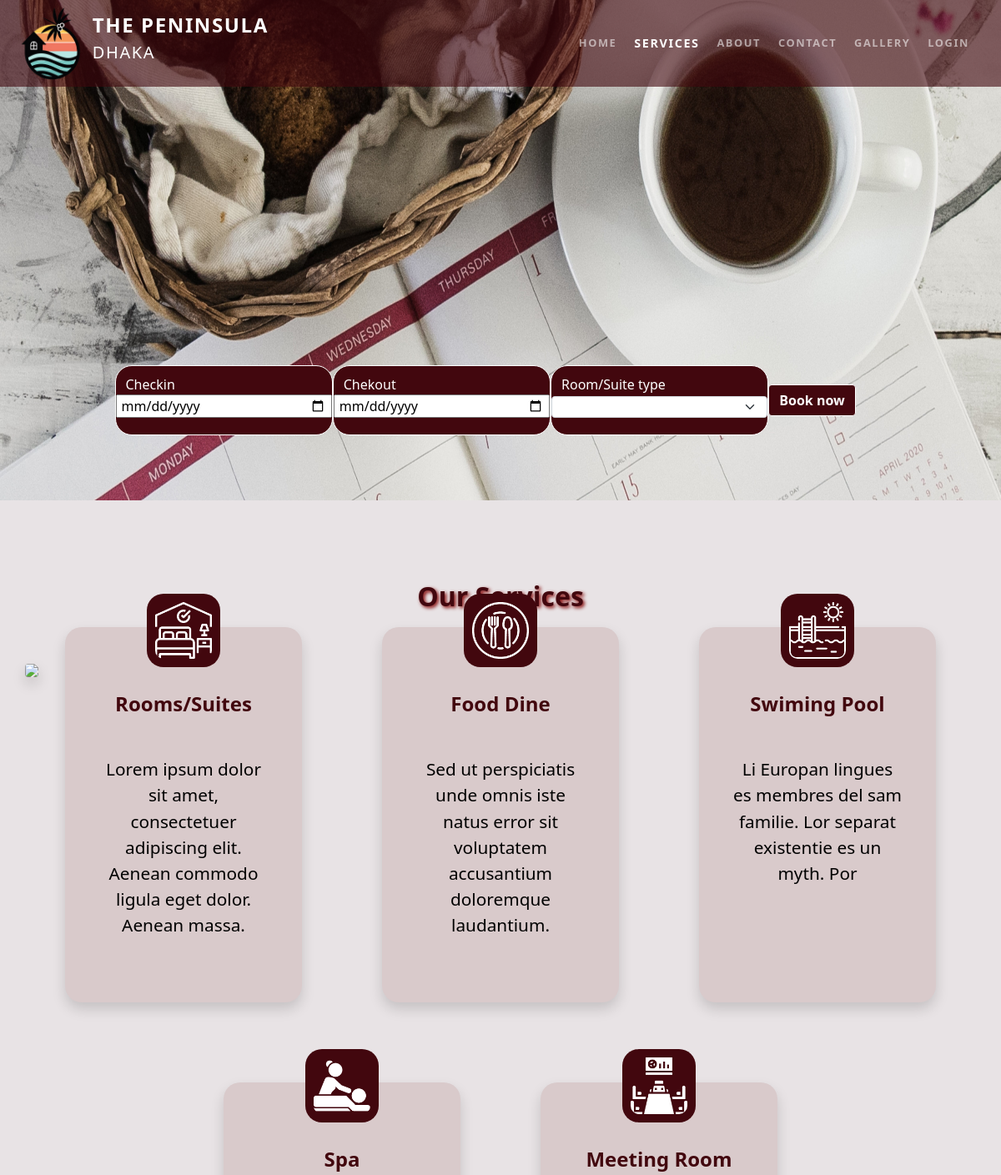
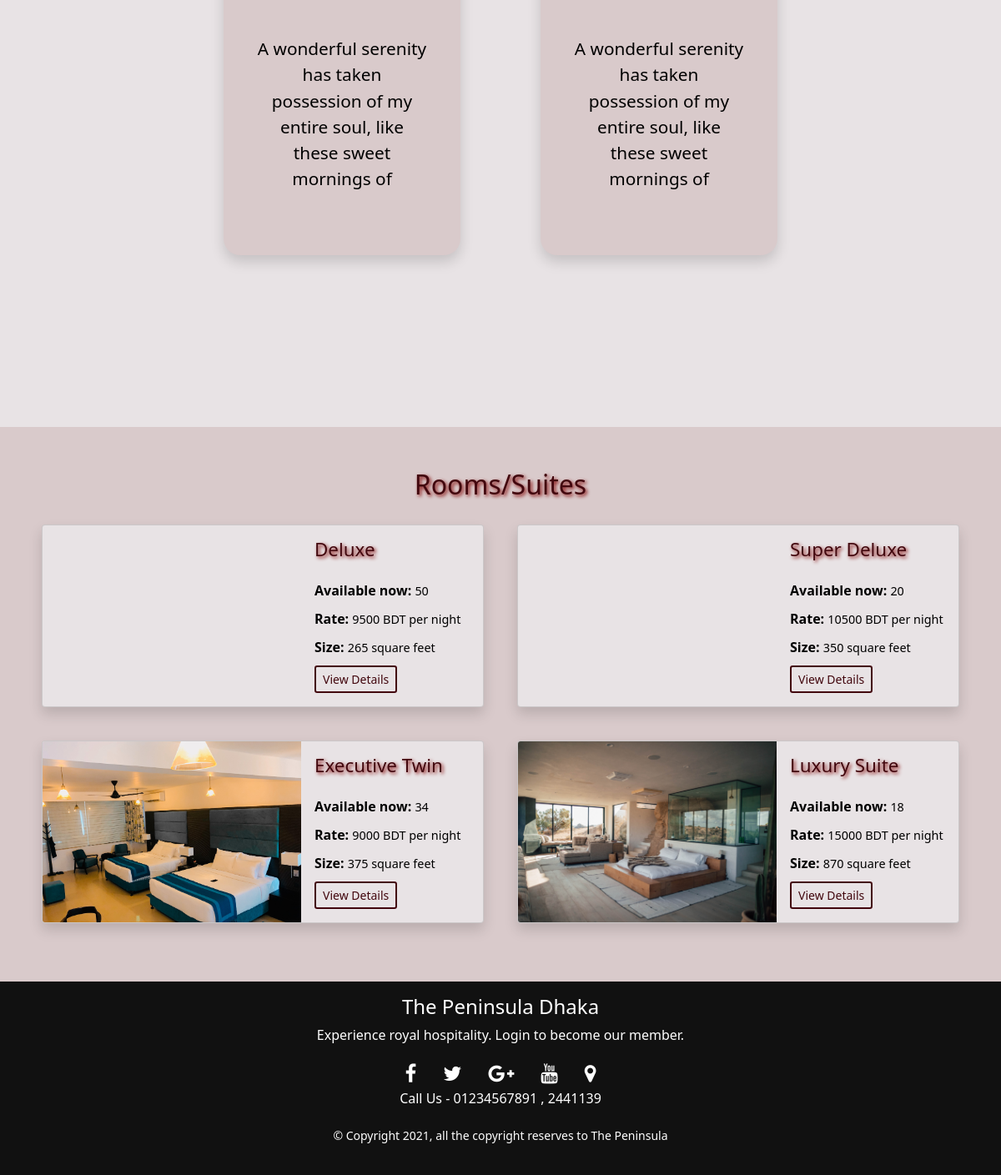
/services.php, run on the app's committed database (2 pictures, top to bottom).
### tables this page shows
CREATE TABLE `service` (
  `service_id` int(11) NOT NULL,
  `service_name` varchar(255) NOT NULL,
  `service_details` varchar(500) NOT NULL,
  `service_photo` varchar(255) NOT NULL
);

CREATE TABLE `room` (
  `id` int(11) NOT NULL,
  `room_type` varchar(100) NOT NULL,
  `available` int(11) NOT NULL,
  `size` int(11) NOT NULL COMMENT 'in square feet',
  `rate` int(11) NOT NULL COMMENT 'per night',
  `room_photo` varchar(255) DEFAULT NULL,
  `room_details` varchar(555) NOT NULL
);

### functions.php (called while the page is built, shortened)
<?php
function is_logged_in() {
    if(isset($_SESSION['user_email'])) return true;
    else return false;
}

### services.php (the view, shortened to what this page needs)
<!doctype html>
<html lang="en">
	<head>
		<?php $page='services'; include 'includes/head.php'; ?>
	</head>
	<body>
		<header>
			<?php include 'includes/navbar.php'; ?>
		</header>
		<div class="booking-img">
			<img src="images/booking.jpg" class="img-fluid background-image">
			<div class="container booking-form">
				<form action="booking.php" method="POST" >
					<div class="row schedule justify-content-center">
						<div class="col-11">
							<div class="row">
								<div class="col-xs-6 col-sm-6 col-md-3 checkin border border-white rounded-pill">
									<div class="row">
										<label for="checkin">Checkin</label>
										<input id="checkin" type="date" name="checkin" value="">
									</div>
								</div>
								<div class="col-xs-6 col-sm-6 col-md-3 checkout border border-white rounded-pill">
									<div class="row">
										<label for="checkout">Chekout</label>
										<input id="checkout"type="date" name="checkout" value="">
									</div>
								</div>
								<div class="col-xs-6 col-sm-6 col-md-3 type border border-white rounded-pill">
									<div class="row">
										<p>Room/Suite type</p>
										<select class="form-select" name="room_type" id="type" required>
										    <option selected></option>
										    <option value="Deluxe">Deluxe</option>
										  </select>
									</div>
								</div>
								<div class="col-xs-6 col-sm-6 col-md-3 booking">
									<button type="submit" class="btn btn-book ">Book now</button>
								</div>
							</div>
						</div>
					</div>
				</form>
			</div>
		</div>
		<div class="container p-0 py-5 services">
			<h2 class="text-center p-5">Our Services</h2>
			<img src="images/services.jpg" class="img-fluid shadow rounded">
			<div class="container">
				<div class="row  justify-content-center service_blocks">
					<?php
						require_once('db/connection.php');
						$query="SELECT * FROM service";
						$result= mysqli_query($link,$query);
						$num_of_rows= mysqli_num_rows($result);
						if($num_of_rows){
							while($service=mysqli_fetch_assoc($result)){
					?>
							<div class="col-12 col-md-6 col-lg-4 p-5">
								<div class="blk text-wrap w-100 shadow">
									<img class="icons img-fluid  " src="images/<?php echo $service['service_photo']; ?>" />
									<h4><?php echo $service['service_name']; ?></h4>
									<p ><?php echo $service['service_details']; ?></p>
								</div>
							</div>
					<?php
							}
						}
					?>
				</div>
			</div>
		</div>
		<div class="container-fluid room-section">
			<h2>Rooms/Suites</h2>
			<div class="container">
				<div class="row justify-content-center">
					<?php
						$query = "SELECT * FROM room";
						$result = mysqli_query($link, $query);
						$no_of_rows= mysqli_num_rows($result);
						if($no_of_rows){
							while($room= mysqli_fetch_assoc($result)){
								?>
						<div class="col-sm-10 col-md-9 col-lg-6 card-blk">
							<div class="card shadow rounded">
                                <div class="card-body p-0  room-card">
                                    <div class="row">
                                        <div class="col-md-7 card-partition"
                                        	 style="background-image: url('images/<?php echo $room['room_photo']; ?>');"></div>
                                        <div class="col-md-5 p-3">
                                            <h5 class="card-title"><?php echo $room['room_type']; ?></h5>
                                            <p class="card-text">Available now: <span><?php echo $room['available']; ?></span></p>
                                            <p class="card-text">Rate: <span><?php echo $room['rate']; ?> BDT per night</span></p>
                                            <p class="card-text">Size: <span><?php echo $room['size']; ?> square feet</span></p>
                                            <a href="details.php?room_id=<?php echo $room['id']; ?>" class="btn btn-sm">View Details</a>
                                        </div>
                                    </div>
                                </div>
							</div>
						</div>
						<?php
							}
						}
						?>
				</div>
			</div>
		</div>
		<footer>
			<?php include 'includes/footer.php'; ?>
		</footer>
	</body>
</html>

### includes/head.php (shortened to what this page needs)
   <link href="css/bootstrap.min.css" rel="stylesheet">
   <link rel="stylesheet" href="https://cdnjs.cloudflare.com/ajax/libs/font-awesome/4.7.0/css/font-awesome.min.css" />
<link type="text/css" rel="stylesheet" href="css/mystylesheet.css"/>

### includes/navbar.php (shortened to what this page needs)
<nav class="navbar_mystyle navbar navbar-expand-lg navbar-dark bg-dark fixed-top">
	<div class="container p-0 ">
		<a class="nav_logo navbar-brand p-0 m-0" href="index.php">
			<div class="row">
				<div class="col-3 p-0">
					<img src="images/logo.png" alt="login inage">
				</div>
				<div class="col-9 pt-1">
					<span><span class="fs-4 fw-bold">The Peninsula</span> <br><span class=" fw-light">Dhaka</span></span>
				</div>
			</div>
		</a>
		<div class="collapse navbar-collapse" id="navbarToggleExternalContent">
			<ul class="navbar-nav ms-auto nav_lists">
				<li class="nav-item "><a class="nav-link <?php if($page=='home'){echo 'active';} ?> " href="index.php">Home</a></li>
				<li class="nav-item "><a class="nav-link <?php if($page=='services'){echo 'active';} ?>" href="services.php">Services</a></li>
				<li class="nav-item "><a class="nav-link <?php if($page=='about'){echo 'active';} ?>" href="about.php">About</a></li>
				<li class="nav-item "><a class="nav-link <?php if($page=='contact'){echo 'active';} ?>" href="contact.php">Contact</a></li>
				<li class="nav-item "><a class="nav-link <?php if($page=='gallery'){echo 'active';} ?>" href="gallery.php">Gallery</a></li>
                <?php
                    require('functions.php');
                    if(is_logged_in()) {
                ?>
				<li class="nav-item "><a class="nav-link <?php if($page=='login'){echo 'active';} ?>" href="logout.php">Logout</a></li>
				<li class="nav-item pt-1">
					<a class="nav-link rounded-circle profile_image py-0 <?php if($page=='profile'){echo 'active';} ?>" href="profile.php" data-bs-toggle="tooltip" data-bs-placement="bottom" title="Profile">
						<i class="fa fa-user-circle fa-2x"></i>
					</a>
				</li>
                <?php } else { ?>
				<li class="nav-item "><a class="nav-link <?php if($page=='login'){echo 'active';} ?>" href="login.php">Login</a></li>
                <?php } ?>
			</ul>
		</div>
	</div>
</nav>

### includes/footer.php (shortened to what this page needs)
<div class="footer_body p-3">
	<div class="container text-center footer-content ">
		<h4>The Peninsula Dhaka</h4>
		<p>Experience royal hospitality. Login to become our member.</p>
		<ul class="social_med ">
			<li><a href="#"><i class="fa fa-facebook"></i></a></li>
			<li><a href="#"><i class="fa fa-twitter"></i></a></li>
			<li><a href="#"><i class="fa fa-google-plus"></i></a></li>
			<li><a href="#"><i class="fa fa-youtube"></i></a></li>
			<li><a href="#"><i class="fa fa-map-marker"></i></a></li>
		</ul>
		<p class="">Call Us - 01234567891 , 2441139</p>
		<p class="py-1"><small>&copy; Copyright 2021, all the copyright reserves to The Peninsula</small></p>
	</div>
	</div>

### css/mystylesheet.css (style rules this page uses)
body { overflow-x: hidden; color: #000000; box-sizing: border-box; background-color: #e8e3e5; }
.navbar_mystyle { text-transform: uppercase; font-weight: 700; letter-spacing: 0.1rem; background: rgba(66, 7, 14,0.6)!important; font-size: 0.8rem; }
.nav_logo img { height: 5.5rem; }
.nav_lists li { padding-left: 0.3rem; align-self: center; }
.nav_lists .nav-link.active, .nav_lists .nav-link:hover { color: white!important; font-size: 0.9rem; }
.footer_body { margin: 0; padding: 0; box-sizing: border-box; background: #111; height: auto; width: 100vw; color: white; }
.social_med { list-style: none; display: flex; align-items: center; justify-content: center; padding: 0; margin: 0; }
.social_med li { margin:0 1rem 0 1rem ; }
.social_med a { font-size: 1.5rem; color: #fff; }
.booking-img { position: relative; }
.booking-form { position: absolute; top: 80%; left: 55%; transform: translate(-50%, -50%); background: transparent; box-sizing: border-box; }
.checkin, .checkout, .type { background: rgb(66, 7, 14)!important; color: white; font-size: 1rem; padding-top: 10px; padding-bottom: 20px; border-color: white; border-radius: 20px!important; }
.schedule .checkin p, .checkout p, .type p { margin: 0px; margin-bottom: 2px; }
.booking { padding-left: 0px; align-self: center; }
.schedule .btn-book { background: rgb(66, 7, 14); border-color: white; border-width: 0.1rem; color: white; font-weight: bold; }
.services h2 { color: rgb(66, 7, 14); text-shadow: 2px 2px 4px maroon; font-weight: bold; }
.service_blocks { text-align: center; }
.service_blocks .blk { height: 100%; margin-top: -110px; padding-bottom: 130px; background: #d9cacb; border-radius: 20px; }
.service_blocks .blk h4 { color: rgb(66, 7, 14); padding-top: 30px; font-weight: bold; }
.service_blocks .blk p { color: black!impotant; padding: 40px; font-size: 1.3rem; }
.service_blocks .icons { padding: 10px; margin-top: -40px; background-color: rgb(66, 7, 14); height: 5.5rem; border-radius: 20px; }
.room-section { background: #d9cacb; padding-top: 50px; padding-bottom: 50px; }
.room-section h2 { text-align: center; text-shadow: 2px 2px 4px maroon; color: rgb(66, 7, 14); }
.room-section .card-blk { padding: 20px; }
.card-blk .card { overflow: hidden; background: #e8e3e5!important; }
.card-blk .card-partition { min-height: 200px; background-size: cover; background-repeat: no-repeat; background-position: center; }
.card-blk .card-text { font-weight: bold; padding-bottom:10px; margin-bottom: 0px; }
.card-blk .card-title { font-size: 1.4rem; color: rgb(66, 7, 14); text-shadow: 2px 2px 4px maroon; padding-bottom:15px; }
.card-blk .card-text span { font-weight: normal; font-size: 0.9rem; }
.room-card a { border-color: rgb(66, 7, 14) !important; border-width: 2px; color: rgb(66, 7, 14); }
@media screen and (min-width: 600px) { .nav_logo img { height: 4.2rem; } }
@media screen and (min-width: 600px) { .booking-img .background-image { height: 600px; } }
@media screen and (min-width: 600px) { #checkin , #checkout, #type { padding: 0px; } }
@media screen and (min-width: 600px) { .booking-form { left: 55%; } }
@media screen and (min-width: 768px) { .nav_logo img { height: 5rem; } }
@media screen and (min-width: 768px) { .booking-img .background-image { height: 600px; } }
@media screen and (min-width: 768px) { #checkin , #checkout, #type { padding-left: 5px; padding-right: 5px; } }
@media screen and (min-width: 992px) { .nav_logo img { height: 5.1rem; } }
@media screen and (min-width: 1200px) { .nav_logo img { height: 5.5rem; } }

### data on the page
service: service_photo (picture), service_name "Rooms/Suites", service_details "Lorem ipsum dolor sit amet, consectetuer adipiscing elit. Aenean commodo ligula eget dolor. Aenean massa."
service: service_photo (picture), service_name "Food Dine", service_details "Sed ut perspiciatis unde omnis iste natus error sit voluptatem accusantium doloremque laudantium."
service: service_photo (picture), service_name "Swiming Pool", service_details "Li Europan lingues es membres del sam familie. Lor separat existentie es un myth. Por"
service: service_photo (picture), service_name "Spa", service_details "A wonderful serenity has taken possession of my entire soul, like these sweet mornings of"
service: service_photo (picture), service_name "Meeting Room", service_details "A wonderful serenity has taken possession of my entire soul, like these sweet mornings of"
room: room_type "Deluxe", available "50", rate "9500", size "265"
room: room_type "Super Deluxe", available "20", rate "10500", size "350"
room: room_photo (picture), room_type "Executive Twin", available "34", rate "9000", size "375"
room: room_photo (picture), room_type "Luxury Suite", available "18", rate "15000", size "870"
